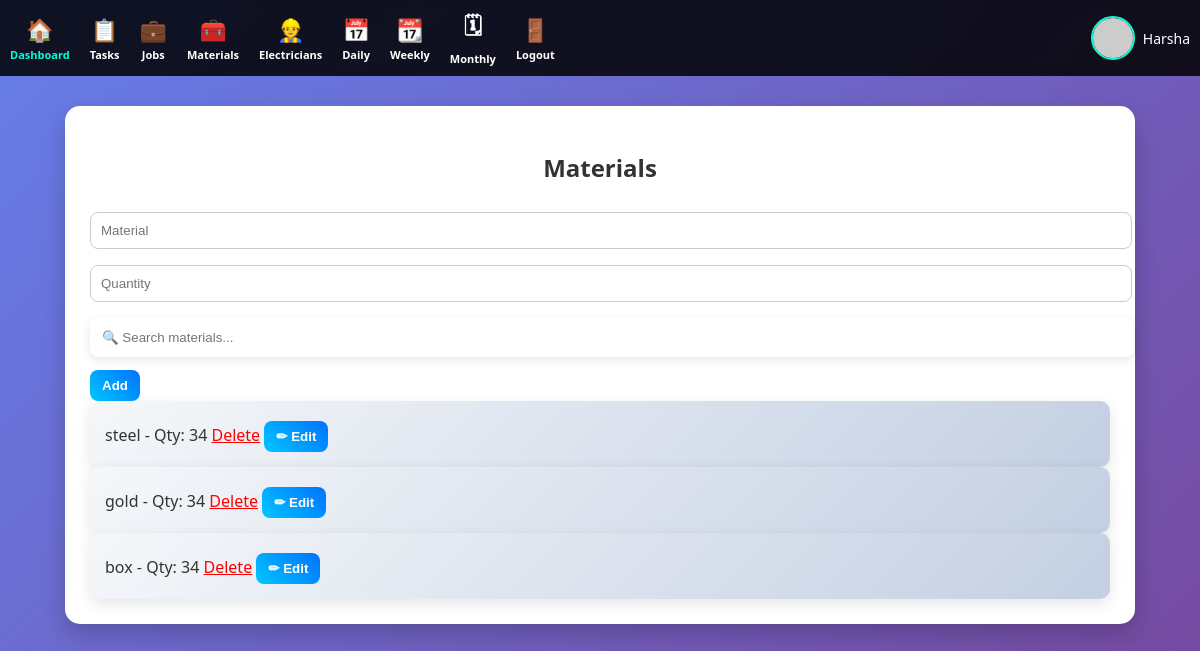
/materials (signed in), run on the app's committed database.
### models.py (models this page shows)
class User(db.Model):
    id = db.Column(db.Integer, primary_key=True)
    username = db.Column(db.String(100), unique=True)
    password = db.Column(db.String(200))
    role = db.Column(db.String(20), default="user")  # user / admin
    photo = db.Column(db.String(200), default="Krish.jpg")

class Material(db.Model):
    id = db.Column(db.Integer, primary_key=True)
    name = db.Column(db.String(100))
    quantity = db.Column(db.Integer)
    time = db.Column(db.DateTime, default=datetime.utcnow)

### app.py (the view)
@app.route('/materials', methods=['GET','POST'])
def materials():
    if 'user' not in session:
        return redirect('/')
    if request.method == 'POST':
        material = Material(
            name=request.form.get('name'),
            quantity=request.form.get('qty')
        )
    elif type == "material":
        item.name = request.form['name']
        item.quantity = int(request.form['qty'])
        db.session.add(material)
        db.session.commit()
    return render_template(
    'materials.html',
    data=Material.query.all(),
    user=get_current_user()
)

### app.py (called while the page is built)
def get_current_user():
    if 'user' in session:
        return User.query.filter_by(username=session['user']).first()
    return None

@app.context_processor
def inject_user():
    if 'user' in session:
        user = User.query.filter_by(username=session['user']).first()
        return dict(user=user)
    return dict(user=None)

### templates/materials.html
{% extends "base.html" %}
{% block content %}
<h2>Materials</h2>
<form method="POST">
<input name="name" placeholder="Material" required>
<input name="qty" type="number" placeholder="Quantity" required>
<input type="text" id="searchMaterial" class="search-box"
placeholder="🔍 Search materials..."
onkeyup="searchItems('searchMaterial','card')">
<button>Add</button>
</form>
{% for m in data %}
<div class="card material-card">
    {{m.name}} - Qty: {{m.quantity}}
    <a href="/delete/material/{{m.id}}" style="color:red;">Delete</a>
    <a href="/edit/material/{{m.id}}"><button>✏ Edit</button></a>
</div>
{% endfor %}
{% endblock %}

### templates/base.html (shortened to what this page needs)
<!DOCTYPE html>
<html>
<head>
<link rel="stylesheet" href="{{ url_for('static', filename='css/style.css') }}">
</head>
<body>
<div class="navbar">
    <a href="/dashboard" class="nav-item active">
        <span>🏠</span>
        <small>Dashboard</small>
    </a>
    <a href="/tasks" class="nav-item">
        <span>📋</span>
        <small>Tasks</small>
    </a>
    <a href="/jobs" class="nav-item">
        <span>💼</span>
        <small>Jobs</small>
    </a>
    <a href="/materials" class="nav-item">
        <span>🧰</span>
        <small>Materials</small>
    </a>
    <a href="/electricians" class="nav-item">
        <span>👷</span>
        <small>Electricians</small>
    </a>
    <a href="/report/daily" class="nav-item">
        <span>📅</span>
        <small>Daily</small>
    </a>
    <a href="/report/weekly" class="nav-item">
        <span>📆</span>
        <small>Weekly</small>
    </a>
    <a href="/report/monthly" class="nav-item">
        <span>🗓</span>
        <small>Monthly</small>
    </a>
    <a href="/logout" class="nav-item">
        <span>🚪</span>
        <small>Logout</small>
    </a>
    {% if user %}
<div class="profile">
    <img src="https://ui-avatars.com/api/?name={{ user.username }}&background=random&color=fff">
    <span>{{ user.username }}</span>
</div>
{% endif %}
</div>
<div class="container">
    {% block content %}{% endblock %}
</div>
</body>
</html>

### static/css/style.css (style rules this page uses)
body { font-family: 'Segoe UI', sans-serif; margin: 0; background: linear-gradient(135deg, #667eea, #764ba2); color: #333; }
.navbar { display: flex; justify-content: center; gap: 20px; background: rgba(0,0,0,0.85); padding: 15px; backdrop-filter: blur(10px); position: sticky; top: 0; z-index: 1000; }
.navbar a { color: white; text-decoration: none; font-weight: bold; position: relative; }
.navbar a::after { content: ""; width: 0%; height: 2px; background: #00ffd5; position: absolute; left: 0; bottom: -5px; transition: 0.3s; }
.container { width: 85%; margin: 30px auto; background: white; padding: 25px; border-radius: 15px; box-shadow: 0 10px 25px rgba(0,0,0,0.2); animation: fadeIn 0.5s ease-in; }
.card { background: linear-gradient(135deg,#f5f7fa,#c3cfe2); padding: 15px; border-radius: 10px; transition: 0.3s; box-shadow: 0 5px 15px rgba(0,0,0,0.1); }
input, select { width: 100%; padding: 10px; margin: 8px 0; border-radius: 8px; border: 1px solid #ccc; }
.search-box { padding: 12px; border-radius: 8px; border: none; box-shadow: 0 3px 10px rgba(0,0,0,0.1); }
button { background: linear-gradient(45deg,#00c6ff,#0072ff); border: none; color: white; padding: 10px; border-radius: 8px; cursor: pointer; font-weight: bold; transition: 0.3s; }
h2 { text-align: center; }
.profile { display: flex; align-items: center; gap: 10px; margin-left: auto; }
.profile img { width: 35px; height: 35px; border-radius: 50%; border: 2px solid white; }
.navbar { display: flex; justify-content: space-around; align-items: center; background: rgba(0,0,0,0.85); padding: 10px; flex-wrap: wrap; }
.nav-item { display: flex; flex-direction: column; align-items: center; color: white; text-decoration: none; font-size: 14px; transition: 0.3s; }
.nav-item span { font-size: 22px; }
.nav-item small { font-size: 11px; margin-top: 3px; }
.profile { display: flex; align-items: center; gap: 8px; margin-left: auto; color: white; font-size: 14px; }
.profile img { width: 40px; height: 40px; border-radius: 50%; border: 2px solid #00ffd5; }
.navbar { display: flex; align-items: center; justify-content: space-between; }
.nav-item.active { color: #00ffd5; }
button { background: linear-gradient(45deg,#00c6ff,#0072ff); border: none; color: white; padding: 8px 12px; border-radius: 8px; cursor: pointer; margin-top: 5px; }

### data on the page
User: username "Harsha"
Material: name "steel", quantity "34"
Material: name "gold", quantity "34"
Material: name "box", quantity "34"
